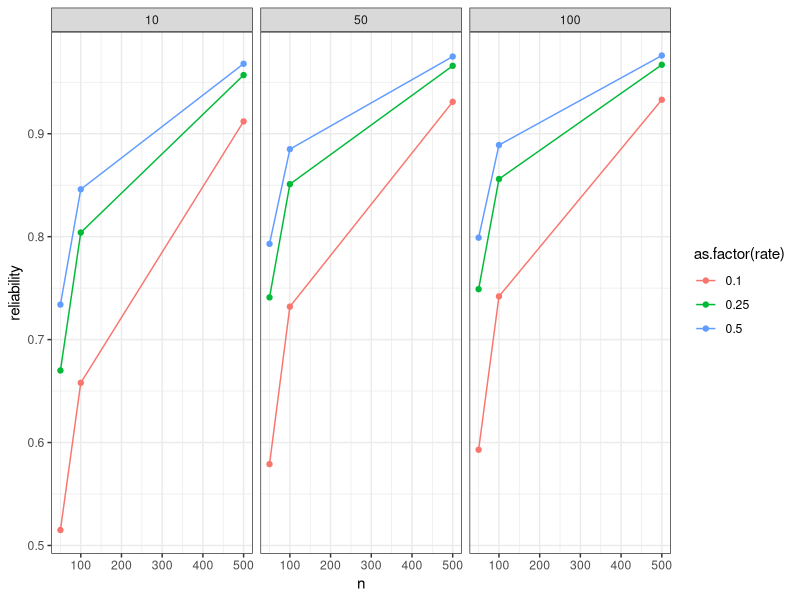

The R source for this figure:
## ---- chunk 1
library(tidyverse)
## ---- chunk 2
sim_data <- sort(rep(c(10, 50, 100), 9)) %>% 
  as_tibble() %>%
  rename(cluster = value) %>% 
  group_by(cluster) %>% 
  mutate(n = sort(rep(c(50, 100, 500), 3))) %>% 
  group_by(cluster, n) %>%
  mutate(rate = sort(rep(c(0.10, 0.25, 0.50), 1))) %>% 
  ungroup() %>% 
  mutate(reliability = c(0.515, 0.67, 0.734, 0.658, 0.804, 0.846, 0.912, 0.957, 
          0.968, 0.579, 0.741, 0.793, 0.732, 0.851, 0.885, 0.931, 0.966, 0.975, 
          0.593, 0.749, 0.799, 0.742, 0.856, 0.889, 0.933, 0.967, 0.976))

sim_data
## ---- chunk 3
ggplot(data = sim_data, aes(x = n, y = reliability, color = as.factor(rate))) +
  geom_point() +
  geom_line() +
  facet_wrap(~cluster) +
  theme_bw()
